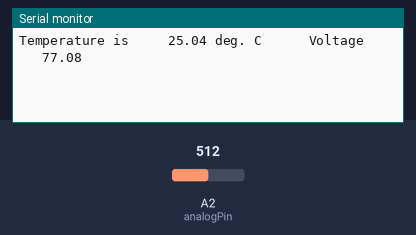
Bench run of a sketch on a simulated Arduino Uno, built with avr-gcc and run on an emulated ATmega328P. On the bench: the last lines printed to the serial monitor. Inputs (shaded band) come from the test bench; at power-on: A2 (analogPin) = 512.

Above: at 1.2 s.
1.3 s: A2 (analogPin) set to 716
At 2.6 s:
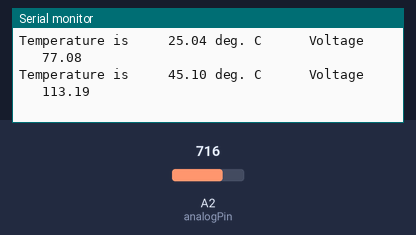
2.8 s: A2 (analogPin) set to 900
At 4.6 s:
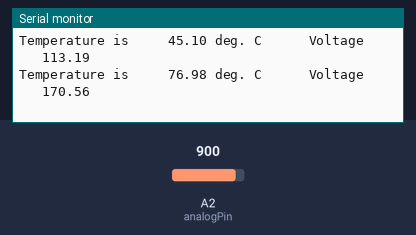
Timing chart, 0 to 6.1 s (numbered marks = the images above; inputs shaded):
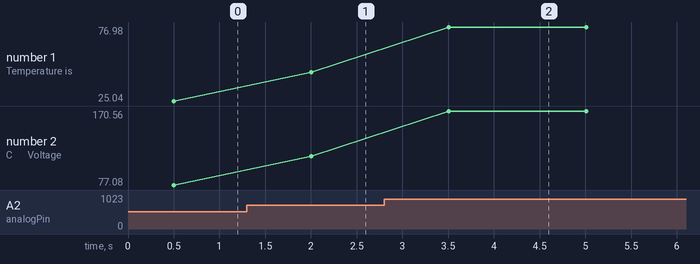

Measured:
- after the input at 1.3 s, the serial monitor: prints a new line after 0.70 s (image 1)
- after the input at 2.8 s, the serial monitor: prints a new line after 0.71 s (image 2)
- plotted number 1: 25.04 → 45.1 after the input at 1.3 s, 45.1 → 76.98 after the input at 2.8 s
- plotted number 2: 77.08 → 113.19 after the input at 1.3 s, 113.19 → 170.56 after the input at 2.8 s

The sketch:

Code_NTC.ino
```cpp
void getTemp(float * t){

    // Converts input from a thermistor voltage divider to a temperature value.
    // The voltage divider consists of thermistor Rt and series resistor R0.
    // The value of R0 is equal to the thermistor resistance at T0.
    // You must set the following constants:
    //                  adcMax  ( ADC full range value )
    //                  analogPin (Arduino analog input pin)
    //                  invBeta  (inverse of the thermistor Beta value supplied by manufacturer).
    // Use Arduino's default reference voltage (5V or 3.3V) with this module.
    //

  const int analogPin = A2;
  const float invBeta = 1.00 / 3997.00;

  const  float adcMax = 1023.00;
  const float invT0 = 1.00 / 298.15;   // room temp in Kelvin

  int i, numSamples = 5;
  float  K, C, F,  adcVal;

  adcVal = 0;
  for (i = 0; i < numSamples; i++)
   {
     adcVal = adcVal + analogRead(analogPin);
     delay(100);
   }
  adcVal = adcVal/5;
  K = 1.00 / (invT0 + invBeta*(log ( adcMax / (float) adcVal - 1.00)));
  C = K - 273.15;                      // convert to Celsius
  F = ((9.0*C)/5.00) + 32.00;   // convert to Fahrenheit
  t[0] = K; t[1] = C; t[2] = F;
    //adcVal = adcVal*5/1023;
  //t[2] =   adcVal;
  return;
}

void setup()
{
  analogReference(DEFAULT);
  Serial.begin(9600);
}

void loop()
{
  float temp[3];
  getTemp(temp);
 int   adcVal;

  Serial.print("Temperature is     ");
  Serial.print(temp[1]);
  Serial.print(" deg. C      ");
  Serial.print("Voltage      ");
  Serial.print(temp[2]);
  Serial.println();
  delay(1000);
  return;
}
```
